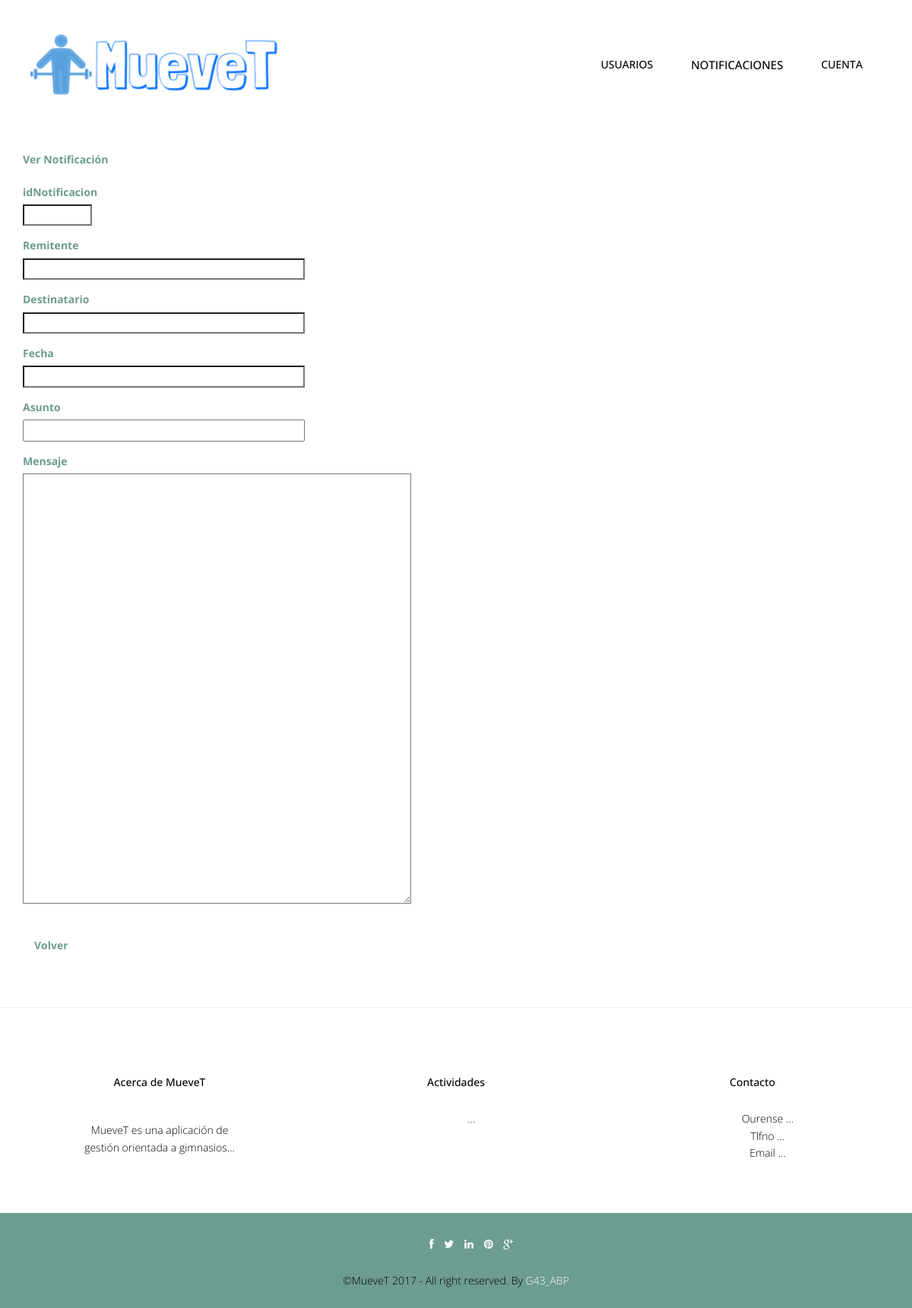
The app's page /abp/Controllers/NOTIFICACION_Controller.php?idNotificacion=1&accion=Ver (signed in), older data.
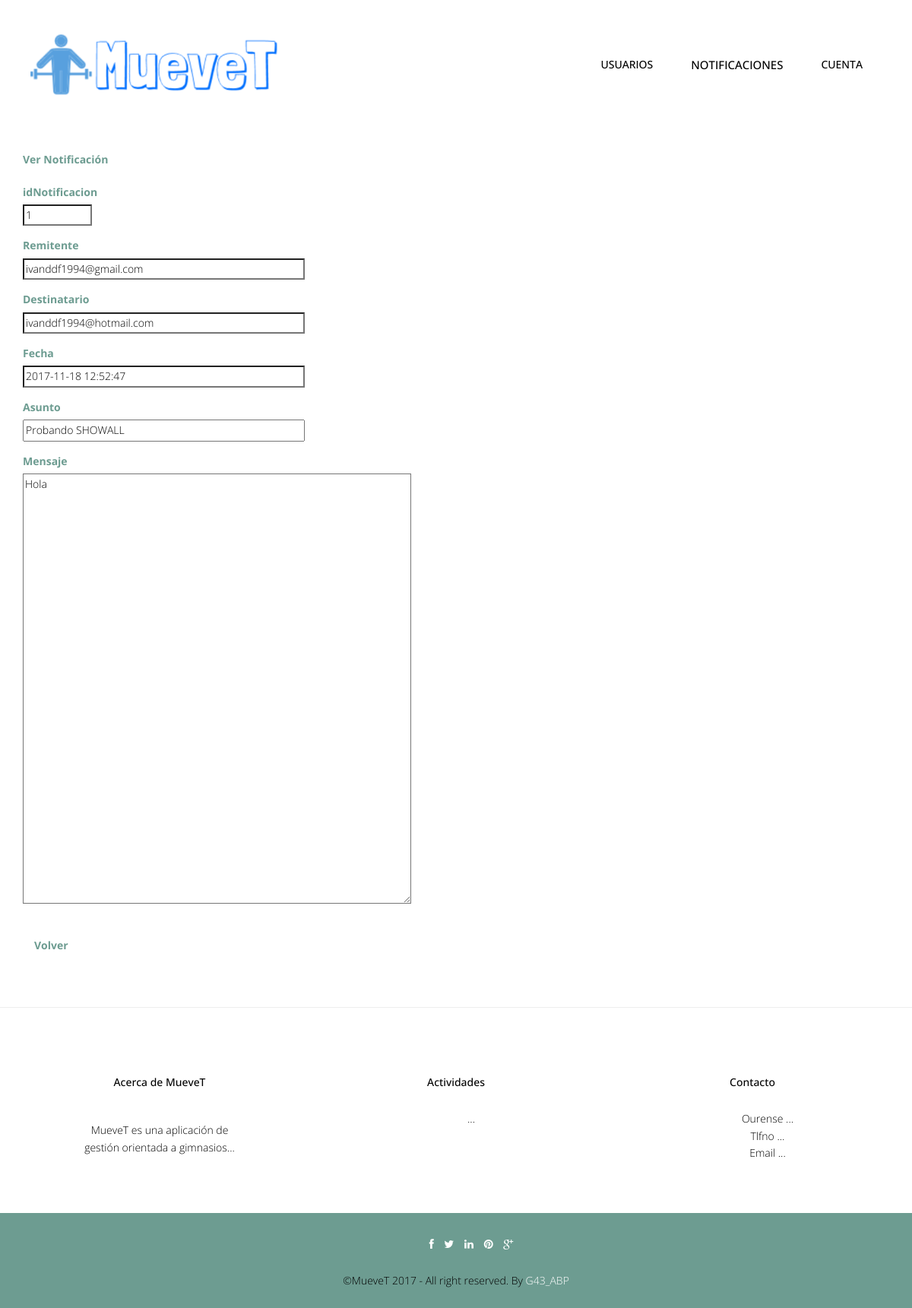
The same page, newer data.
### tables this page shows
CREATE TABLE IF NOT EXISTS `notificacion` (
  `idNotificacion` int(100) NOT NULL,
  `remitenteNotificacion` varchar(100) NOT NULL,
  `destinatarioNotificacion` text NOT NULL,
  `fechaHoraNotificacion` timestamp NOT NULL DEFAULT CURRENT_TIMESTAMP,
  `asuntoNotificacion` varchar(255) DEFAULT NULL,
  `mensajeNotificacion` longtext,
  `username` varchar(25) NOT NULL
);

### abp/Controllers/NOTIFICACION_Controller.php (called while the page is built, shortened)
<?php
include '../Models/NOTIFICACION_Model.php';
include '../Views/header.php';
switch ($_REQUEST['accion']) {
    case $strings['Ver']:
        if ($_REQUEST['idNotificacion'] != '') {
            $idNotificacion = $_REQUEST['idNotificacion'];
            $notificacion = new NOTIFICACION_Model($idNotificacion, '', '', '', '', '', '');
            $resultado = $notificacion->VerDetalleNotificacion();
            new NOTIFICACION_Seleccionar($resultado, 'NOTIFICACION_Controller.php');
        }
        break;
}
?>

### abp/Models/NOTIFICACION_Model.php (called while the page is built, shortened)
<?php
include '../Functions/LibraryFunctions.php';
class NOTIFICACION_Model {
    var $idNotificacion;
    var $mysqli;
    function __construct($idNotificacion, $remitenteNotificacion, $destinatarioNotificacion, $fechaHoraNotificacion, $asuntoNotificacion, $mensajeNotificacion, $userName) {
        $this->idNotificacion = $idNotificacion;
    }
    function ConectarBD() {
        $this->mysqli = new mysqli("localhost", "root", "", "gymgest");
    }
    function VerDetalleNotificacion() {
        $sql = "SELECT * FROM NOTIFICACION WHERE idNotificacion ='" . $this->idNotificacion . "'";
        if (!($resultado = $this->mysqli->query($sql))) {
            return 'Error en la consulta sobre la base de datos';
        } else {
            $result = $resultado->fetch_array();
            return $result;
        }
    }
}
?>

### abp/Views/NOTIFICACION_SELECT_Vista.php (the view, shortened to what this page needs)
<?php
class NOTIFICACION_Seleccionar {
    private $valores;
    private $volver;
    function __construct($valores, $volver) {
        $this->valores = $valores;
        $this->volver = $volver;
        $this->render();
    }
    function render() {
        ?>
        <div class="container" >
            <form  id="form" name="form" action='NOTIFICACION_Controller.php'  method='post'   enctype="multipart/form-data">
                <div class="form-group" >
                    <label class="control-label" ><?php echo $strings['Ver Notificacion']; ?></label><br>
                </div>
                <div class="form-group">
                    <label class="control-label" ><?php echo $strings['idNotificacion']; ?></label><br>
                    <input class="form" id="idNotificacion" name="idNotificacion" size="10" type="text" readonly="true" value="<?php echo $this->valores['idNotificacion']; ?>">
                </div>
                <div class="form-group">
                    <label class="control-label" ><?php echo $strings['remitenteNotificacion']; ?></label><br>
                    <input class="form" id="remitenteNotificacion" name="remitenteNotificacion" size="50" type="text" readonly="true" value="<?php echo $this->valores['remitenteNotificacion']; ?>">
                </div>
                <div class="form-group">
                    <label class="control-label" ><?php echo $strings['destinatarioNotificacion']; ?></label><br>
                    <input class="form" id="destinatarioNotificacion" name="destinatarioNotificacion" size="50" type="text" readonly="true" value="<?php echo $this->valores['destinatarioNotificacion']; ?>">
                </div>
                <div class="form-group">
                    <label class="control-label" ><?php echo $strings['fechaHoraNotificacion']; ?></label><br>
                    <input class="form" id="fechaHoraNotificacion" name="fechaHoraNotificacion" size="50" type="text" readonly="true" value="<?php echo $this->valores['fechaHoraNotificacion']; ?>">
                </div>
                <div class="form-group">
                    <label class="control-label" ><?php echo $strings['asuntoNotificacion']; ?></label><br>
                     <input class="form" id="asuntoNotificacion" name="asuntoNotificacion"  size="50" readonly="true" value="<?php echo $this->valores['asuntoNotificacion']; ?>">
                </div>
                <div class="form-group">
                    <label class="control-label" ><?php echo $strings['mensajeNotificacion']; ?></label><br>
                    <textarea rows="25" cols="70" name="mensajeNotificacion" readonly="true"><?php echo $this->valores['mensajeNotificacion'];?></textarea>
                </div>
        <br>
        <a class="form-link" href='<?php echo $this->volver ?> '><?php echo $strings['Volver']; ?> </a>
        </form>
        </div>
        <?php
        include '../Views/footer.php';
    }
}
?>

### abp/Views/header.php (shortened to what this page needs)
<!DOCTYPE html>
<html lang="en">
    <head>
        <link href="../css/bootstrap.min.css" rel="stylesheet">
        <link href="../css/responsive-slider.css" rel="stylesheet">
        <link rel="stylesheet" href="../css/animate.css">
        <link rel="stylesheet" href="../css/font-awesome.min.css">
        <link href="../css/style.css" rel="stylesheet">
    </head>
    <body>
        <header>
            <div class="container">
                <div class="row">
                    <nav class="navbar navbar-default" role="navigation">
                        <div class="container-fluid">
                            <div class="navbar-header">
                                <div class="navbar-brand">
                                    <br><a href="../index.php"><img src="../img/logo.png" width="325" height="80"></a>
                                </div>
                            </div>
                            <div class="menu">
                                <ul class="nav nav-tabs" role="tablist">
                                    <?php
                                    showNavbar();
                                    ?>
                                </ul>
                            </div>
                        </div>
                    </nav>
                </div>
            </div>
        </header>

### abp/Functions/LibraryFunctions.php (shortened to what this page needs)
<?php
function añadirFuncionalidades($NOM) {
    $mysqli = new mysqli("localhost", "root", "", "gymgest");
    $rol = "SELECT tipoUsuario FROM USUARIO  WHERE userName='" . $NOM['login'] . "'";
    $sql = "SELECT DISTINCT categoriaFuncionalidad FROM FUNCIONALIDAD, FUNCIONALIDAD_ROL WHERE FUNCIONALIDAD_ROL.idFuncionalidad = FUNCIONALIDAD.idFuncionalidad AND FUNCIONALIDAD_ROL.idRol=(" . $rol . ")";
    if (!($resultado = $mysqli->query($sql))) {
        echo 'Error en la consulta sobre la base de datos';
    } else {
        while ($fila = $resultado->fetch_array()) {
            $funcionalidad = $fila['categoriaFuncionalidad'];
            switch ($funcionalidad) {
                case "Gestion Usuarios":
                    ?>
                    <br><br>
                    <li class="nav-item dropdown">
                        <a class="nav-link dropdown-toggle" href="" id="navbarDropdownMenuLink" data-toggle="dropdown" aria-haspopup="true" aria-expanded="false" href="../Controllers/USUARIO_Controller.php"><?php echo $strings['Gestión de Usuarios'] ?> </a>
                    </li>
                    <?php
                    break;
                    ?><li role="presentation"><a href="" class="m1"><?php echo $strings['Gestión de Actividades Grupales'] ?></a></li> <?php
                    ?><li><span><a href='../Controllers/INSTALACION_Controller.php'><?php echo $strings['Gestión de Instalaciones'] ?></a></span></li> <?php
                case "Gestion Notificaciones":
                    ?><li><a style="font-size:15px;" href='../Controllers/NOTIFICACION_Controller.php'><?php echo $strings['Gestión de notificaciones'] ?></a></li> <?php
                    break;
                    ?><li><a style="font-size:15;" href='../Controllers/SESION_Controller.php'><?php echo $strings['Gestión de sesiones'] ?></a></li><?php
                default:
                    break;
            }
        }
    }
}
function showNavbar() {
    if (!isset($_SESSION)) {
        echo '<br><br><li role="presentation" class="active"><a href="../Functions/Conectar.php" class="m1">Iniciar Sesion</a></li>';
        echo '<li role="presentation"><a href="" class="m1">Sobre Nosotros</a></li>';
        echo '<li role="presentation"><a href="" class="m1">Contacto</a></li>';
    } else {
        añadirFuncionalidades($_SESSION);
        ?>
        <li class="nav-item dropdown">
            <a class="nav-link dropdown-toggle" href="" id="navbarDropdownMenuLink" data-toggle="dropdown" aria-haspopup="true" aria-expanded="false">
                <?php echo $strings['Cuenta'] ?>
            </a>
        </li>
        <?php
    }
}
?>

### abp/Views/footer.php (shortened to what this page needs)
<hr>
	<footer>
		<div class="container">
			<div class="row">
				<div class="col-lg-4">
					<div class="widget">
						<h5 class="widgetheading">Acerca de MueveT</h5>
						<p>MueveT es una aplicación de gestión orientada a gimnasios...</p>
					</div>
				</div>
				<div class="col-lg-4">
					<div class="widget">
						<h5 class="widgetheading">Actividades</h5>
						<ul class="link-list">
							<li><a href="#">...</a></li>
						</ul>
					</div>
				</div>
				<div class="col-lg-4">
					<div class="widget">
						<h5 class="widgetheading">Contacto</h5>
						<ul class="link-list">
							<li><a href="#">Ourense ...</a></li>
							<li><a href="#">Tlfno ...</a></li>
							<li><a href="#">Email ...</a></li>
						</ul>
					</div>
				</div>
			</div>
		</div>
		<div class="sub-footer">
			<div class="container">
				<div class="row">
					<div class="col-lg-12">
						<ul class="social-network">
							<li><a href="#" data-placement="top" title="Facebook"><i class="fa fa-facebook fa-1x"></i></a></li>
							<li><a href="#" data-placement="top" title="Twitter"><i class="fa fa-twitter fa-1x"></i></a></li>
							<li><a href="#" data-placement="top" title="Linkedin"><i class="fa fa-linkedin fa-1x"></i></a></li>
							<li><a href="#" data-placement="top" title="Pinterest"><i class="fa fa-pinterest fa-1x"></i></a></li>
							<li><a href="#" data-placement="top" title="Google plus"><i class="fa fa-google-plus fa-1x"></i></a></li>
						</ul>
					</div>
					<div class="col-lg-12">
						<div class="copyright">
							<p>
								<span>&copy;MueveT 2017 - All right reserved. By </span><a href="" target="_blank">G43_ABP</a>
							</p>
						</div>
					</div>
				</div>
			</div>
		</div>
	</footer>
  </body>
</html>

### abp/css/style.css (style rules this page uses)
body { font-family:'Open Sans', Arial, sans-serif; font-size:14px; font-weight:300; line-height:1.6em; color:#000; background-color:#fff; }
hi,h2,h3,h4,h5,h6 { color:#000; line-height:1.1em; }
p { color:#000; }
.navbar-default { margin-top:-10px; background-color: #fff; border-radius:0; border:0; }
.container-fluid > .navbar-header { margin-right: 30px; margin-left: 10px; margin-top:20px; border-radius:0; }
.navbar-brand { float: left; height: 30px; padding: 15px 15px; font-size: 18px; line-height: 20px; }
.menu { font-size:14px; float:right; text-transform:uppercase; font-weight:500; }
.menu ul.nav-tabs li { color:#000; }
.nav-tabs { border-bottom: 0; }
.nav-tabs > li { float: left; margin-bottom: 0; }
.nav-tabs > li > a { margin-bottom:20px; margin-right: 20px; line-height: 1.42857143; border-bottom: 3px solid transparent; border-radius:0; color:#000; border-top:0; border-right:0; border-left:0; }
.blog h3,p { color:#000; padding:15px; }
form { margin-top:50px; margin-bottom:50px; }
label { color:#6D9C91; font-size:14px; }
.widget { margin-top:10px; padding:50px; text-align:center; }
.widget p,ul { margin-top:30px; }
.link-list ul,li,a { color:#000; list-style:none; }
.copyright { text-align:center; }
.copyright a { color:#fff; }
.sub-footer { background-color: #6D9C91; }
ul.social-network { list-style:none; margin-top:30px; text-align:center; }
ul.social-network li { display:inline; margin: 0 5px; color:#fff; }
ul.social-network li a { color:#fff; }
.form-link { font-weight:bold; color: #6D9C91 !important; margin-left: 15px; }

### abp/css/overwrite.css (style rules this page uses)
select, textarea, input[type="text"], input[type="password"], input[type="datetime"], input[type="datetime-local"], input[type="date"], input[type="month"], input[type="time"], input[type="week"], input[type="number"], input[type="email"], input[type="url"], input[type="search"], input[type="tel"], input[type="color"], .uneditable-input { -webkit-border-radius: 0; -moz-border-radius: 0; border-radius: 0; }

Row changes from the older to the newer data that the page shows:
added notificacion: idNotificacion "1", remitenteNotificacion "ivanddf1994@gmail.com", destinatarioNotificacion "ivanddf1994@hotmail.com", fechaHoraNotificacion "2017-11-18 12:52:47", asuntoNotificacion "Probando SHOWALL", mensajeNotificacion "Hola"
